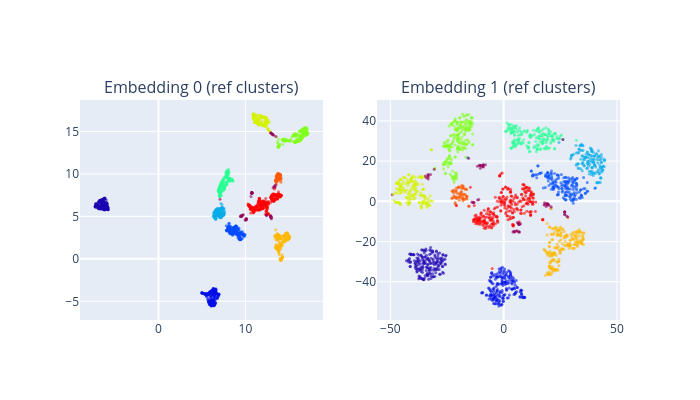

The notebook cell saved with this chart:
### Code cell
# --- Precomputed embeddings ---
print("\n" + "=" * 50)
print("6. PRECOMPUTED EMBEDDINGS (UMAP vs t-SNE)")
print("=" * 50)
umap_emb = UMAP(n_neighbors=15, min_dist=0.1, random_state=42).fit_transform(X)
tsne_emb = TSNE(n_components=2, perplexity=30, random_state=42).fit_transform(X)

validator_pre = DimRedValidator(
    embedder_class=UMAP,
    clusterer_class=HDBSCAN,
    clusterer_kws={'min_cluster_size': 30},
)
validator_pre.fit(X, precomputed_embeddings=[umap_emb, tsne_emb])
validator_pre.draw_clusterized([0, 1], hover_data={'true_label': y_true});

### Figure 1 — Plotly figure (JSON) as saved in the notebook; plotly's stock layout.template omitted (floating-point values rounded to 4 significant figures; data arrays with more than 128 entries replaced by an {"elided": "..."} marker saying what was removed)
{"data": [{"hovertemplate": "cluster: %{marker.color}<br>%{text}<extra></extra>", "marker": {"color": {"elided": "1797 int values"}, "colorscale": [[0, "rgb(150,0,90)"], [0.125, "rgb(0,0,200)"], [0.25, "rgb(0,25,255)"], [0.375, "rgb(0,152,255)"], [0.5, "rgb(44,255,150)"], [0.625, "rgb(151,255,0)"], [0.75, "rgb(255,234,0)"], [0.875, "rgb(255,111,0)"], [1, "rgb(255,0,0)"]], "opacity": 0.6, "size": 3}, "mode": "markers", "text": {"elided": "1797 str values"}, "type": "scatter", "x": {"elided": "1797 float values"}, "xaxis": "x", "y": {"elided": "1797 float values"}, "yaxis": "y"}, {"hovertemplate": "cluster: %{marker.color}<br>%{text}<extra></extra>", "marker": {"color": {"elided": "1797 int values"}, "colorscale": [[0, "rgb(150,0,90)"], [0.125, "rgb(0,0,200)"], [0.25, "rgb(0,25,255)"], [0.375, "rgb(0,152,255)"], [0.5, "rgb(44,255,150)"], [0.625, "rgb(151,255,0)"], [0.75, "rgb(255,234,0)"], [0.875, "rgb(255,111,0)"], [1, "rgb(255,0,0)"]], "opacity": 0.6, "size": 3}, "mode": "markers", "text": {"elided": "1797 str values"}, "type": "scatter", "x": {"elided": "1797 float values"}, "xaxis": "x2", "y": {"elided": "1797 float values"}, "yaxis": "y2"}], "layout": {"annotations": [{"font": {"size": 16}, "showarrow": false, "text": "Embedding 0 (ref clusters)", "x": 0.225, "xanchor": "center", "xref": "paper", "y": 1, "yanchor": "bottom", "yref": "paper"}, {"font": {"size": 16}, "showarrow": false, "text": "Embedding 1 (ref clusters)", "x": 0.775, "xanchor": "center", "xref": "paper", "y": 1, "yanchor": "bottom", "yref": "paper"}], "height": 400, "showlegend": false, "width": 700, "xaxis": {"anchor": "y", "domain": [0, 0.45]}, "xaxis2": {"anchor": "y2", "domain": [0.55, 1]}, "yaxis": {"anchor": "x", "domain": [0, 1]}, "yaxis2": {"anchor": "x2", "domain": [0, 1]}}}
